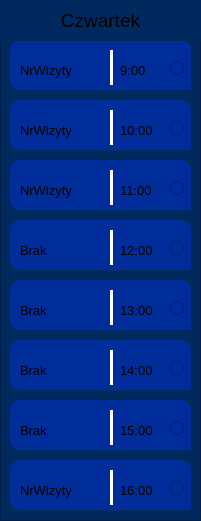
    <widget class="QFrame" name="frame_10">
     <property name="geometry">
      <rect>
       <x>660</x>
       <y>120</y>
       <width>201</width>
       <height>521</height>
      </rect>
     </property>
     <property name="styleSheet">
      <string notr="true">background-color: rgb(0, 41, 94);</string>
     </property>
     <property name="frameShape">
      <enum>QFrame::Shape::StyledPanel</enum>
     </property>
     <property name="frameShadow">
      <enum>QFrame::Shadow::Raised</enum>
     </property>
     <widget class="QFrame" name="frame_74">
      <property name="geometry">
       <rect>
        <x>10</x>
        <y>40</y>
        <width>181</width>
        <height>50</height>
       </rect>
      </property>
      <property name="styleSheet">
       <string notr="true">background-color: rgb(0, 45, 154);
border-radius: 10px;</string>
      </property>
      <property name="frameShape">
       <enum>QFrame::Shape::StyledPanel</enum>
      </property>
      <property name="frameShadow">
       <enum>QFrame::Shadow::Raised</enum>
      </property>
      <widget class="QLabel" name="label_137">
       <property name="geometry">
        <rect>
         <x>10</x>
         <y>10</y>
         <width>121</width>
         <height>41</height>
        </rect>
       </property>
       <property name="font">
        <font>
         <pointsize>10</pointsize>
         <bold>false</bold>
        </font>
       </property>
       <property name="layoutDirection">
        <enum>Qt::LayoutDirection::LeftToRight</enum>
       </property>
       <property name="styleSheet">
        <string notr="true"/>
       </property>
       <property name="text">
        <string>NrWizyty</string>
       </property>
       <property name="textFormat">
        <enum>Qt::TextFormat::RichText</enum>
       </property>
       <property name="alignment">
        <set>Qt::AlignmentFlag::AlignLeading|Qt::AlignmentFlag::AlignLeft|Qt::AlignmentFlag::AlignVCenter</set>
       </property>
      </widget>
      <widget class="Line" name="line_67">
       <property name="geometry">
        <rect>
         <x>100</x>
         <y>10</y>
         <width>3</width>
         <height>35</height>
        </rect>
       </property>
       <property name="styleSheet">
        <string notr="true">background-color: white;</string>
       </property>
       <property name="orientation">
        <enum>Qt::Orientation::Vertical</enum>
       </property>
      </widget>
      <widget class="QLabel" name="label_138">
       <property name="geometry">
        <rect>
         <x>110</x>
         <y>10</y>
         <width>131</width>
         <height>41</height>
        </rect>
       </property>
       <property name="font">
        <font>
         <pointsize>10</pointsize>
         <bold>false</bold>
        </font>
       </property>
       <property name="layoutDirection">
        <enum>Qt::LayoutDirection::LeftToRight</enum>
       </property>
       <property name="styleSheet">
        <string notr="true"/>
       </property>
       <property name="text">
        <string>9:00</string>
       </property>
       <property name="textFormat">
        <enum>Qt::TextFormat::RichText</enum>
       </property>
       <property name="alignment">
        <set>Qt::AlignmentFlag::AlignLeading|Qt::AlignmentFlag::AlignLeft|Qt::AlignmentFlag::AlignVCenter</set>
       </property>
      </widget>
      <widget class="QRadioButton" name="radioButton_29">
       <property name="geometry">
        <rect>
         <x>160</x>
         <y>15</y>
         <width>112</width>
         <height>26</height>
        </rect>
       </property>
       <property name="text">
        <string/>
       </property>
      </widget>
     </widget>
     <widget class="QLabel" name="label_10">
      <property name="geometry">
       <rect>
        <x>0</x>
        <y>0</y>
        <width>201</width>
        <height>41</height>
       </rect>
      </property>
      <property name="font">
       <font>
        <pointsize>14</pointsize>
        <bold>false</bold>
       </font>
      </property>
      <property name="layoutDirection">
       <enum>Qt::LayoutDirection::RightToLeft</enum>
      </property>
      <property name="styleSheet">
       <string notr="true"/>
      </property>
      <property name="text">
       <string>Czwartek</string>
      </property>
      <property name="textFormat">
       <enum>Qt::TextFormat::RichText</enum>
      </property>
      <property name="alignment">
       <set>Qt::AlignmentFlag::AlignCenter</set>
      </property>
     </widget>
     <widget class="QFrame" name="frame_75">
      <property name="geometry">
       <rect>
        <x>10</x>
        <y>100</y>
        <width>181</width>
        <height>50</height>
       </rect>
      </property>
      <property name="styleSheet">
       <string notr="true">background-color: rgb(0, 45, 154);
border-radius: 10px;</string>
      </property>
      <property name="frameShape">
       <enum>QFrame::Shape::StyledPanel</enum>
      </property>
      <property name="frameShadow">
       <enum>QFrame::Shadow::Raised</enum>
      </property>
      <widget class="QLabel" name="label_139">
       <property name="geometry">
        <rect>
         <x>10</x>
         <y>10</y>
         <width>121</width>
         <height>41</height>
        </rect>
       </property>
       <property name="font">
        <font>
         <pointsize>10</pointsize>
         <bold>false</bold>
        </font>
       </property>
       <property name="layoutDirection">
        <enum>Qt::LayoutDirection::LeftToRight</enum>
       </property>
       <property name="styleSheet">
        <string notr="true"/>
       </property>
       <property name="text">
        <string>NrWizyty</string>
       </property>
       <property name="textFormat">
        <enum>Qt::TextFormat::RichText</enum>
       </property>
       <property name="alignment">
        <set>Qt::AlignmentFlag::AlignLeading|Qt::AlignmentFlag::AlignLeft|Qt::AlignmentFlag::AlignVCenter</set>
       </property>
      </widget>
      <widget class="Line" name="line_68">
       <property name="geometry">
        <rect>
         <x>100</x>
         <y>10</y>
         <width>3</width>
         <height>35</height>
        </rect>
       </property>
       <property name="styleSheet">
        <string notr="true">background-color: white;</string>
       </property>
       <property name="orientation">
        <enum>Qt::Orientation::Vertical</enum>
       </property>
      </widget>
      <widget class="QLabel" name="label_140">
       <property name="geometry">
        <rect>
         <x>110</x>
         <y>10</y>
         <width>131</width>
         <height>41</height>
        </rect>
       </property>
       <property name="font">
        <font>
         <pointsize>10</pointsize>
         <bold>false</bold>
        </font>
       </property>
       <property name="layoutDirection">
        <enum>Qt::LayoutDirection::LeftToRight</enum>
       </property>
       <property name="styleSheet">
        <string notr="true"/>
       </property>
       <property name="text">
        <string>10:00</string>
       </property>
       <property name="textFormat">
        <enum>Qt::TextFormat::RichText</enum>
       </property>
       <property name="alignment">
        <set>Qt::AlignmentFlag::AlignLeading|Qt::AlignmentFlag::AlignLeft|Qt::AlignmentFlag::AlignVCenter</set>
       </property>
      </widget>
      <widget class="QRadioButton" name="radioButton_30">
       <property name="geometry">
        <rect>
         <x>160</x>
         <y>15</y>
         <width>112</width>
         <height>26</height>
        </rect>
       </property>
       <property name="text">
        <string/>
       </property>
      </widget>
     </widget>
     <widget class="QFrame" name="frame_76">
      <property name="geometry">
       <rect>
        <x>10</x>
        <y>160</y>
        <width>181</width>
        <height>50</height>
       </rect>
      </property>
      <property name="styleSheet">
       <string notr="true">background-color: rgb(0, 45, 154);
border-radius: 10px;</string>
      </property>
      <property name="frameShape">
       <enum>QFrame::Shape::StyledPanel</enum>
      </property>
      <property name="frameShadow">
       <enum>QFrame::Shadow::Raised</enum>
      </property>
      <widget class="QLabel" name="label_141">
       <property name="geometry">
        <rect>
         <x>10</x>
         <y>10</y>
         <width>121</width>
         <height>41</height>
        </rect>
       </property>
       <property name="font">
        <font>
         <pointsize>10</pointsize>
         <bold>false</bold>
        </font>
       </property>
       <property name="layoutDirection">
        <enum>Qt::LayoutDirection::LeftToRight</enum>
       </property>
       <property name="styleSheet">
        <string notr="true"/>
       </property>
       <property name="text">
        <string>NrWizyty</string>
       </property>
       <property name="textFormat">
        <enum>Qt::TextFormat::RichText</enum>
       </property>
       <property name="alignment">
        <set>Qt::AlignmentFlag::AlignLeading|Qt::AlignmentFlag::AlignLeft|Qt::AlignmentFlag::AlignVCenter</set>
       </property>
      </widget>
      <widget class="Line" name="line_69">
       <property name="geometry">
        <rect>
         <x>100</x>
         <y>10</y>
         <width>3</width>
         <height>35</height>
        </rect>
       </property>
       <property name="styleSheet">
        <string notr="true">background-color: white;</string>
       </property>
       <property name="orientation">
        <enum>Qt::Orientation::Vertical</enum>
       </property>
      </widget>
      <widget class="QLabel" name="label_142">
       <property name="geometry">
        <rect>
         <x>110</x>
         <y>10</y>
         <width>131</width>
         <height>41</height>
        </rect>
       </property>
       <property name="font">
        <font>
         <pointsize>10</pointsize>
         <bold>false</bold>
        </font>
       </property>
       <property name="layoutDirection">
        <enum>Qt::LayoutDirection::LeftToRight</enum>
       </property>
       <property name="styleSheet">
        <string notr="true"/>
       </property>
       <property name="text">
        <string>11:00</string>
       </property>
       <property name="textFormat">
        <enum>Qt::TextFormat::RichText</enum>
       </property>
       <property name="alignment">
        <set>Qt::AlignmentFlag::AlignLeading|Qt::AlignmentFlag::AlignLeft|Qt::AlignmentFlag::AlignVCenter</set>
       </property>
      </widget>
      <widget class="QRadioButton" name="radioButton_31">
       <property name="geometry">
        <rect>
         <x>160</x>
         <y>15</y>
         <width>112</width>
         <height>26</height>
        </rect>
       </property>
       <property name="text">
        <string/>
       </property>
      </widget>
     </widget>
     <widget class="QFrame" name="frame_77">
      <property name="geometry">
       <rect>
        <x>10</x>
        <y>340</y>
        <width>181</width>
        <height>50</height>
       </rect>
      </property>
      <property name="styleSheet">
       <string notr="true">background-color: rgb(0, 45, 154);
border-radius: 10px;</string>
      </property>
      <property name="frameShape">
       <enum>QFrame::Shape::StyledPanel</enum>
      </property>
      <property name="frameShadow">
       <enum>QFrame::Shadow::Raised</enum>
      </property>
      <widget class="QLabel" name="label_143">
       <property name="geometry">
        <rect>
         <x>10</x>
         <y>10</y>
         <width>121</width>
         <height>41</height>
        </rect>
       </property>
       <property name="font">
        <font>
         <pointsize>10</pointsize>
         <bold>false</bold>
        </font>
       </property>
       <property name="layoutDirection">
        <enum>Qt::LayoutDirection::LeftToRight</enum>
       </property>
       <property name="styleSheet">
        <string notr="true"/>
       </property>
       <property name="text">
        <string>Brak</string>
       </property>
       <property name="textFormat">
        <enum>Qt::TextFormat::RichText</enum>
       </property>
       <property name="alignment">
        <set>Qt::AlignmentFlag::AlignLeading|Qt::AlignmentFlag::AlignLeft|Qt::AlignmentFlag::AlignVCenter</set>
       </property>
      </widget>
      <widget class="Line" name="line_70">
       <property name="geometry">
        <rect>
         <x>100</x>
         <y>10</y>
         <width>3</width>
         <height>35</height>
        </rect>
       </property>
       <property name="styleSheet">
        <string notr="true">background-color: white;</string>
       </property>
       <property name="orientation">
        <enum>Qt::Orientation::Vertical</enum>
       </property>
      </widget>
      <widget class="QLabel" name="label_144">
       <property name="geometry">
        <rect>
         <x>110</x>
         <y>10</y>
         <width>131</width>
         <height>41</height>
        </rect>
       </property>
       <property name="font">
        <font>
         <pointsize>10</pointsize>
         <bold>false</bold>
        </font>
       </property>
       <property name="layoutDirection">
        <enum>Qt::LayoutDirection::LeftToRight</enum>
       </property>
       <property name="styleSheet">
        <string notr="true"/>
       </property>
       <property name="text">
        <string>14:00</string>
       </property>
       <property name="textFormat">
        <enum>Qt::TextFormat::RichText</enum>
       </property>
       <property name="alignment">
        <set>Qt::AlignmentFlag::AlignLeading|Qt::AlignmentFlag::AlignLeft|Qt::AlignmentFlag::AlignVCenter</set>
       </property>
      </widget>
      <widget class="QRadioButton" name="radioButton_32">
       <property name="geometry">
        <rect>
         <x>160</x>
         <y>15</y>
         <width>112</width>
         <height>26</height>
        </rect>
       </property>
       <property name="text">
        <string/>
       </property>
      </widget>
     </widget>
     <widget class="QFrame" name="frame_78">
      <property name="geometry">
       <rect>
        <x>10</x>
        <y>280</y>
        <width>181</width>
        <height>50</height>
       </rect>
      </property>
      <property name="styleSheet">
       <string notr="true">background-color: rgb(0, 45, 154);
border-radius: 10px;</string>
      </property>
      <property name="frameShape">
       <enum>QFrame::Shape::StyledPanel</enum>
      </property>
      <property name="frameShadow">
       <enum>QFrame::Shadow::Raised</enum>
      </property>
      <widget class="QLabel" name="label_145">
       <property name="geometry">
        <rect>
         <x>10</x>
         <y>10</y>
         <width>121</width>
         <height>41</height>
        </rect>
       </property>
       <property name="font">
        <font>
         <pointsize>10</pointsize>
         <bold>false</bold>
        </font>
       </property>
       <property name="layoutDirection">
        <enum>Qt::LayoutDirection::LeftToRight</enum>
       </property>
       <property name="styleSheet">
        <string notr="true"/>
       </property>
       <property name="text">
        <string>Brak</string>
       </property>
       <property name="textFormat">
        <enum>Qt::TextFormat::RichText</enum>
       </property>
       <property name="alignment">
        <set>Qt::AlignmentFlag::AlignLeading|Qt::AlignmentFlag::AlignLeft|Qt::AlignmentFlag::AlignVCenter</set>
       </property>
      </widget>
      <widget class="Line" name="line_71">
       <property name="geometry">
        <rect>
         <x>100</x>
         <y>10</y>
         <width>3</width>
         <height>35</height>
        </rect>
       </property>
       <property name="styleSheet">
        <string notr="true">background-color: white;</string>
       </property>
       <property name="orientation">
        <enum>Qt::Orientation::Vertical</enum>
       </property>
      </widget>
      <widget class="QLabel" name="label_146">
       <property name="geometry">
        <rect>
         <x>110</x>
         <y>10</y>
         <width>131</width>
         <height>41</height>
        </rect>
       </property>
       <property name="font">
        <font>
         <pointsize>10</pointsize>
         <bold>false</bold>
        </font>
       </property>
       <property name="layoutDirection">
        <enum>Qt::LayoutDirection::LeftToRight</enum>
       </property>
       <property name="styleSheet">
        <string notr="true"/>
       </property>
       <property name="text">
        <string>13:00</string>
       </property>
       <property name="textFormat">
        <enum>Qt::TextFormat::RichText</enum>
       </property>
       <property name="alignment">
        <set>Qt::AlignmentFlag::AlignLeading|Qt::AlignmentFlag::AlignLeft|Qt::AlignmentFlag::AlignVCenter</set>
       </property>
      </widget>
      <widget class="QRadioButton" name="radioButton_33">
       <property name="geometry">
        <rect>
         <x>160</x>
         <y>15</y>
         <width>112</width>
         <height>26</height>
        </rect>
       </property>
       <property name="text">
        <string/>
       </property>
      </widget>
     </widget>
     <widget class="QFrame" name="frame_79">
      <property name="geometry">
       <rect>
        <x>10</x>
        <y>220</y>
        <width>181</width>
        <height>50</height>
       </rect>
      </property>
      <property name="styleSheet">
       <string notr="true">background-color: rgb(0, 45, 154);
border-radius: 10px;</string>
      </property>
      <property name="frameShape">
       <enum>QFrame::Shape::StyledPanel</enum>
      </property>
      <property name="frameShadow">
       <enum>QFrame::Shadow::Raised</enum>
      </property>
      <widget class="QLabel" name="label_147">
       <property name="geometry">
        <rect>
         <x>10</x>
         <y>10</y>
         <width>121</width>
         <height>41</height>
        </rect>
       </property>
       <property name="font">
        <font>
         <pointsize>10</pointsize>
         <bold>false</bold>
        </font>
       </property>
       <property name="layoutDirection">
        <enum>Qt::LayoutDirection::LeftToRight</enum>
       </property>
       <property name="styleSheet">
        <string notr="true"/>
       </property>
       <property name="text">
        <string>Brak</string>
       </property>
       <property name="textFormat">
        <enum>Qt::TextFormat::RichText</enum>
       </property>
       <property name="alignment">
        <set>Qt::AlignmentFlag::AlignLeading|Qt::AlignmentFlag::AlignLeft|Qt::AlignmentFlag::AlignVCenter</set>
       </property>
      </widget>
      <widget class="Line" name="line_72">
       <property name="geometry">
        <rect>
         <x>100</x>
         <y>10</y>
         <width>3</width>
         <height>35</height>
        </rect>
       </property>
       <property name="styleSheet">
        <string notr="true">background-color: white;</string>
       </property>
       <property name="orientation">
        <enum>Qt::Orientation::Vertical</enum>
       </property>
      </widget>
      <widget class="QLabel" name="label_148">
       <property name="geometry">
        <rect>
         <x>110</x>
         <y>10</y>
         <width>131</width>
         <height>41</height>
        </rect>
       </property>
       <property name="font">
        <font>
         <pointsize>10</pointsize>
         <bold>false</bold>
        </font>
       </property>
       <property name="layoutDirection">
        <enum>Qt::LayoutDirection::LeftToRight</enum>
       </property>
       <property name="styleSheet">
        <string notr="true"/>
       </property>
       <property name="text">
        <string>12:00</string>
       </property>
       <property name="textFormat">
        <enum>Qt::TextFormat::RichText</enum>
       </property>
       <property name="alignment">
        <set>Qt::AlignmentFlag::AlignLeading|Qt::AlignmentFlag::AlignLeft|Qt::AlignmentFlag::AlignVCenter</set>
       </property>
      </widget>
      <widget class="QRadioButton" name="radioButton_34">
       <property name="geometry">
        <rect>
         <x>160</x>
         <y>15</y>
         <width>112</width>
         <height>26</height>
        </rect>
       </property>
       <property name="text">
        <string/>
       </property>
      </widget>
     </widget>
     <widget class="QFrame" name="frame_80">
      <property name="geometry">
       <rect>
        <x>10</x>
        <y>400</y>
        <width>181</width>
        <height>50</height>
       </rect>
      </property>
      <property name="styleSheet">
       <string notr="true">background-color: rgb(0, 45, 154);
border-radius: 10px;</string>
      </property>
      <property name="frameShape">
       <enum>QFrame::Shape::StyledPanel</enum>
      </property>
      <property name="frameShadow">
       <enum>QFrame::Shadow::Raised</enum>
      </property>
      <widget class="QLabel" name="label_149">
       <property name="geometry">
        <rect>
         <x>10</x>
         <y>10</y>
         <width>121</width>
         <height>41</height>
        </rect>
       </property>
       <property name="font">
        <font>
         <pointsize>10</pointsize>
         <bold>false</bold>
        </font>
       </property>
       <property name="layoutDirection">
        <enum>Qt::LayoutDirection::LeftToRight</enum>
       </property>
       <property name="styleSheet">
        <string notr="true"/>
       </property>
       <property name="text">
        <string>Brak</string>
       </property>
       <property name="textFormat">
        <enum>Qt::TextFormat::RichText</enum>
       </property>
       <property name="alignment">
        <set>Qt::AlignmentFlag::AlignLeading|Qt::AlignmentFlag::AlignLeft|Qt::AlignmentFlag::AlignVCenter</set>
       </property>
      </widget>
      <widget class="Line" name="line_73">
       <property name="geometry">
        <rect>
         <x>100</x>
         <y>10</y>
         <width>3</width>
         <height>35</height>
        </rect>
       </property>
       <property name="styleSheet">
        <string notr="true">background-color: white;</string>
       </property>
       <property name="orientation">
        <enum>Qt::Orientation::Vertical</enum>
       </property>
      </widget>
      <widget class="QLabel" name="label_150">
       <property name="geometry">
        <rect>
         <x>110</x>
         <y>10</y>
         <width>131</width>
         <height>41</height>
        </rect>
       </property>
       <property name="font">
        <font>
         <pointsize>10</pointsize>
         <bold>false</bold>
        </font>
       </property>
       <property name="layoutDirection">
        <enum>Qt::LayoutDirection::LeftToRight</enum>
       </property>
       <property name="styleSheet">
        <string notr="true"/>
       </property>
       <property name="text">
        <string>15:00</string>
       </property>
       <property name="textFormat">
        <enum>Qt::TextFormat::RichText</enum>
       </property>
       <property name="alignment">
        <set>Qt::AlignmentFlag::AlignLeading|Qt::AlignmentFlag::AlignLeft|Qt::AlignmentFlag::AlignVCenter</set>
       </property>
      </widget>
      <widget class="QRadioButton" name="radioButton_35">
       <property name="geometry">
        <rect>
         <x>160</x>
         <y>15</y>
         <width>112</width>
         <height>26</height>
        </rect>
       </property>
       <property name="text">
        <string/>
       </property>
      </widget>
     </widget>
     <widget class="QFrame" name="frame_81">
      <property name="geometry">
       <rect>
        <x>10</x>
        <y>460</y>
        <width>181</width>
        <height>50</height>
       </rect>
      </property>
      <property name="styleSheet">
       <string notr="true">background-color: rgb(0, 45, 154);
border-radius: 10px;</string>
      </property>
      <property name="frameShape">
       <enum>QFrame::Shape::StyledPanel</enum>
      </property>
      <property name="frameShadow">
       <enum>QFrame::Shadow::Raised</enum>
      </property>
      <widget class="QLabel" name="label_151">
       <property name="geometry">
        <rect>
         <x>10</x>
         <y>10</y>
         <width>121</width>
         <height>41</height>
        </rect>
       </property>
       <property name="font">
        <font>
         <pointsize>10</pointsize>
         <bold>false</bold>
        </font>
       </property>
       <property name="layoutDirection">
        <enum>Qt::LayoutDirection::LeftToRight</enum>
       </property>
       <property name="styleSheet">
        <string notr="true"/>
       </property>
       <property name="text">
        <string>NrWizyty</string>
       </property>
       <property name="textFormat">
        <enum>Qt::TextFormat::RichText</enum>
       </property>
       <property name="alignment">
        <set>Qt::AlignmentFlag::AlignLeading|Qt::AlignmentFlag::AlignLeft|Qt::AlignmentFlag::AlignVCenter</set>
       </property>
      </widget>
      <widget class="Line" name="line_74">
       <property name="geometry">
        <rect>
         <x>100</x>
         <y>10</y>
         <width>3</width>
         <height>35</height>
        </rect>
       </property>
       <property name="styleSheet">
        <string notr="true">background-color: white;</string>
       </property>
       <property name="orientation">
        <enum>Qt::Orientation::Vertical</enum>
       </property>
      </widget>
      <widget class="QLabel" name="label_152">
       <property name="geometry">
        <rect>
         <x>110</x>
         <y>10</y>
         <width>131</width>
         <height>41</height>
        </rect>
       </property>
       <property name="font">
        <font>
         <pointsize>10</pointsize>
         <bold>false</bold>
        </font>
       </property>
       <property name="layoutDirection">
        <enum>Qt::LayoutDirection::LeftToRight</enum>
       </property>
       <property name="styleSheet">
        <string notr="true"/>
       </property>
       <property name="text">
        <string>16:00</string>
       </property>
       <property name="textFormat">
        <enum>Qt::TextFormat::RichText</enum>
       </property>
       <property name="alignment">
        <set>Qt::AlignmentFlag::AlignLeading|Qt::AlignmentFlag::AlignLeft|Qt::AlignmentFlag::AlignVCenter</set>
       </property>
      </widget>
      <widget class="QRadioButton" name="radioButton_36">
       <property name="geometry">
        <rect>
         <x>160</x>
         <y>15</y>
         <width>112</width>
         <height>26</height>
        </rect>
       </property>
       <property name="text">
        <string/>
       </property>
      </widget>
     </widget>
    </widget>
